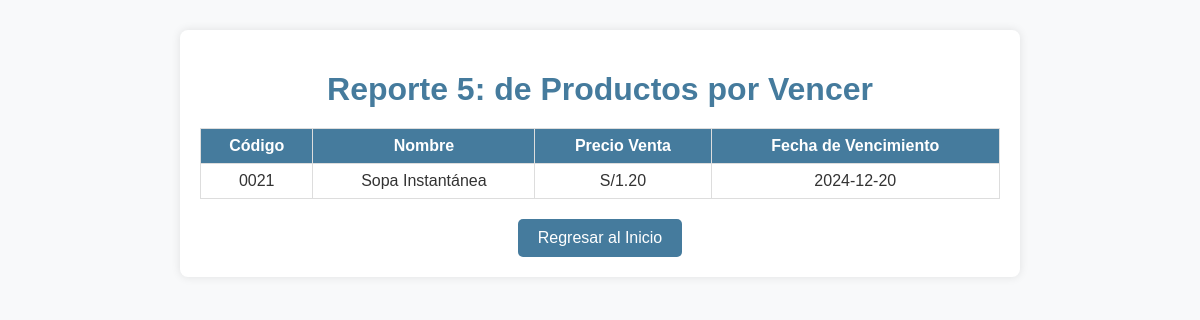
The app's page /reportes/reporte5.php with its own data.
### tables this page shows
CREATE TABLE M_Pro (
    cod CHAR(4) PRIMARY KEY,
    nom VARCHAR(30) NOT NULL,
    preCom DECIMAL(10,2) NOT NULL,
    preVen DECIMAL(10,2) NOT NULL,
    fecVen DATE NOT NULL,
    sto INT NOT NULL,
    cod_Pro CHAR(2),
    cod_Cat CHAR(3),
    FOREIGN KEY (cod_Pro) REFERENCES M_Prov(codPro),
    FOREIGN KEY (cod_Cat) REFERENCES M_Cat(codCat)
);

### reportes/reporte5.php (the view, shortened to what this page needs)
<?php
include('../config/conexion.php');
$query = "CALL sp_obtener_productos_por_vencer()";
$stmt = $conn->prepare($query);
$stmt->execute();
if ($stmt->rowCount() > 0) {
?>
<!DOCTYPE html>
<html lang="es">
<head>
    <link rel="stylesheet" type="text/css" href="../css/estilos-reportes.css">
</head>
<body>
<div class="container">
    <h1 class="text-center">Reporte 5: de Productos por Vencer</h2>
    <table>
        <thead>
            <tr>
                <th>Código</th>
                <th>Nombre</th>
                <th>Precio Venta</th>
                <th>Fecha de Vencimiento</th>
            </tr>
        </thead>
        <tbody>
            <?php
            while ($row = $stmt->fetch(PDO::FETCH_ASSOC)) {
            ?>
                <tr>
                    <td><?php echo htmlspecialchars($row['codigo']); ?></td>
                    <td><?php echo htmlspecialchars($row['nombre']); ?></td>
                    <td>S/<?php echo number_format($row['precio_venta'], 2); ?></td>
                    <td><?php echo htmlspecialchars($row['fecha_vencimiento']); ?></td>
                </tr>
            <?php } ?>
        </tbody>
    </table>
    <div class="button-container">
        <a href="../reportes.html" class="btn">Regresar al Inicio</a>
    </div>
</div>
</body>
</html>
<?php
} else {
    echo "<p>No se encontraron productos que estén por vencer dentro de los próximos 30 días.</p>";
}
?>

### css/estilos-reportes.css (style rules this page uses)
body { font-family: Arial, sans-serif; background-color: #f8f9fa; color: #333; margin: 0; padding: 0; }
.container { max-width: 800px; margin: 30px auto; padding: 20px; background: #ffffff; border-radius: 8px; box-shadow: 0 0 10px rgba(0, 0, 0, 0.1); }
h1 { text-align: center; color: #457b9d; margin-bottom: 20px; }
table { width: 100%; border-collapse: collapse; margin: 20px 0; }
table th, table td { border: 1px solid #ddd; padding: 8px; text-align: center; }
table th { background-color: #457b9d; color: #fff; font-weight: bold; }
.button-container { text-align: center; margin-top: 20px; }
.btn { display: inline-block; padding: 10px 20px; background-color: #457b9d; color: #fff; text-decoration: none; border-radius: 5px; transition: background-color 0.3s; }

### records on screen
m_pro: cod "0021", nom "Sopa Instantánea", preVen "1.20", fecVen "2024-12-20"
